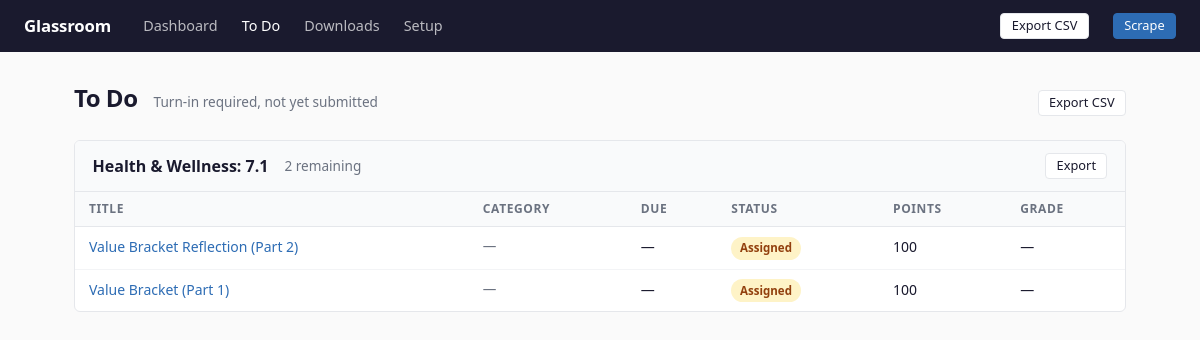
Screenshot of /todo with the database file from the repository.
### src/models.py (models this page shows)
class Base(DeclarativeBase):
    pass

class Assignment(Base):
    __tablename__ = "assignments"
    id = Column(Integer, primary_key=True, autoincrement=True)
    assignment_url = Column(String, unique=True, nullable=False, index=True)
    class_name = Column(String, nullable=True)
    week_label = Column(String, nullable=True)
    title = Column(String, nullable=True)
    description = Column(Text, default="")
    teacher = Column(String, nullable=True)
    posted_date = Column(String, nullable=True)
    due_date = Column(String, nullable=True)
    points_possible = Column(String, nullable=True)
    category = Column(String, nullable=True)
    assignment_type = Column(String, default="Unknown")
    status = Column(String, default="Unknown")
    turn_in_required = Column(Boolean, default=False)
    grade = Column(String, nullable=True)
    attachment_links = Column(Text, default="")
    attachment_titles = Column(Text, default="")
    scraped_at = Column(String, nullable=True)
    first_seen_at = Column(String, nullable=True)
    last_modified_at = Column(String, nullable=True)
    class_priority = Column(Integer, nullable=True)
    notes = Column(Text, nullable=True)
    ai_work_type = Column(String, nullable=True)
    ai_effort_estimate = Column(String, nullable=True)
    ai_summary = Column(String, nullable=True)
    ai_notes = Column(Text, nullable=True)

### src/routes/dashboard.py (the view)
@bp.route("/todo")
def todo() -> str:
    engine = current_app.config["DB_ENGINE"]
    with get_session(engine) as session:
        assignments = (
            session.query(Assignment)
            .filter(
                Assignment.status.notin_(["Turned in", "Graded", "Done"]),
                Assignment.turn_in_required == True,  # noqa: E712
            )
            .all()
        )
    by_class: dict[str, list[Assignment]] = defaultdict(list)
    for a in assignments:
        by_class[str(a.class_name or "Unknown")].append(a)
    classes = []
    for class_name in sorted(by_class.keys()):
        rows = sorted(by_class[class_name], key=_sort_key)
        classes.append({
            "name": class_name,
            "assignments": rows,
            "stats": _class_stats(rows),
        })
    return render_template("todo.html", classes=classes)

### src/db.py (called while the page is built)
@contextmanager
def get_session(engine: Engine | None = None) -> Generator[Session, None, None]:
    eng = engine if engine is not None else get_engine()
    factory = sessionmaker(bind=eng, expire_on_commit=False)
    session: Session = factory()
    try:
        yield session
        session.commit()
    except Exception:
        session.rollback()
        raise
    finally:
        session.close()

### src/routes/dashboard.py (called while the page is built)
def _class_stats(assignments: list[Assignment]) -> dict[str, int]:
    total = len(assignments)
    done = sum(1 for a in assignments if a.status in _DONE_STATUSES)
    missing = sum(1 for a in assignments if a.status in _URGENT_STATUSES)
    needs_attention = sum(1 for a in assignments if a.status in _ATTENTION_STATUSES)
    return {
        "total": total,
        "done": done,
        "missing": missing,
        "needs_attention": needs_attention,
    }

def _sort_key(a: Assignment) -> tuple[str, str]:
    return (str(a.due_date or "9999-99-99"), str(a.posted_date or "9999-99-99"))

### src/templates/todo.html (shortened to what this page needs)
{% extends "base.html" %}
{% block content %}
<div class="page-header">
  <h1>To Do</h1>
  <span class="page-sub">Turn-in required, not yet submitted</span>
  <a href="/api/export/csv?view=todo" class="btn btn-secondary btn-sm no-print">Export CSV</a>
</div>
{% if not classes %}
  <div class="empty-state">
    <p>Nothing to do! All assignments are submitted or complete.</p>
  </div>
{% else %}
  {% for cls in classes %}
  <div class="card" style="margin-bottom:1rem;">
    <div class="card-header card-header-static">
      <h2>{{ cls.name }}</h2>
      <span class="text-muted text-sm">{{ cls.assignments | length }} remaining</span>
      <a href="/api/export/csv?view=todo&class={{ cls.name | urlencode }}" class="btn btn-secondary btn-sm no-print">Export</a>
    </div>
    <div class="card-body">
      <table>
        <thead>
          <tr>
            <th>Title</th>
            <th>Category</th>
            <th>Due</th>
            <th>Status</th>
            <th>Points</th>
            <th>Grade</th>
          </tr>
        </thead>
        <tbody>
          {% for a in cls.assignments %}
          <tr>
            <td><a href="{{ a.assignment_url }}" target="_blank" rel="noopener">{{ a.title or '(untitled)' }}</a></td>
            <td class="nowrap text-muted text-sm">{{ a.category or '—' }}</td>
            <td class="nowrap">{{ a.due_date or '—' }}</td>
            <td>{% include "partials/status_badge.html" %}</td>
            <td>{{ a.points_possible or '—' }}</td>
            <td>{{ a.grade or '—' }}</td>
          </tr>
          {% endfor %}
        </tbody>
      </table>
    </div>
  </div>
  {% endfor %}
{% endif %}
{% endblock %}

### src/templates/partials/status_badge.html
{% set s = a.status or 'Unknown' %}
{% if s == 'Assigned' %}
  <span class="badge badge-assigned">Assigned</span>
{% elif s == 'Turned in' %}
  <span class="badge badge-turned-in">Turned in</span>
{% elif s == 'Graded' %}
  <span class="badge badge-graded">Graded</span>
{% elif s == 'Done' %}
  <span class="badge badge-done">Done</span>
{% elif s == 'Missing' %}
  <span class="badge badge-missing">Missing</span>
{% elif s == 'Excused' %}
  <span class="badge badge-excused">Excused</span>
{% else %}
  <span class="badge badge-unknown">{{ s }}</span>
{% endif %}

### src/static/style.css (style rules this page uses)
:root { --blue: #4A90D9; --blue-dark: #2D6CB4; --bg: #FAFAFA; --bg-card: #FFFFFF; --text: #1A1A2E; --text-muted: #6B7280; --border: #E5E7EB; --border-light: #F3F4F6; --nav-bg: #1A1A2E; --status-assigned-bg: #FEF3C7; --status-assigned-tx: #92400E; --status-missing-bg: #FEE2E2; --status-missing-tx: #991B1B; --status-graded-bg: #D1FAE5; --status-graded-tx: #166534; --status-turned-in-bg: #DBEAFE; --status-turned-in-tx: #1E40AF; --status-unknown-bg: #F3F4F6; --status-unknown-tx: #6B7280; --status-excused-bg: #F3E8FF; --status-excused-tx: #6B21A8; --missing-accent: #D94452; --assigned-accent: #E8A838; --radius: 6px; --font: system-ui, -apple-system, BlinkMacSystemFont, "Segoe UI", sans-serif; }
*, *::before, *::after { box-sizing: border-box; }
body { margin: 0; font-family: var(--font); background: var(--bg); color: var(--text); font-size: 15px; line-height: 1.5; }
.page-header { display: flex; align-items: baseline; gap: 1rem; margin-bottom: 1.5rem; flex-wrap: wrap; }
h1 { font-size: 1.5rem; font-weight: 700; margin: 0; color: var(--text); letter-spacing: -0.02em; }
h2 { font-size: 1rem; font-weight: 600; margin: 0; }
.page-sub { font-size: 0.85rem; color: var(--text-muted); margin: 0; align-self: baseline; }
.card { background: var(--bg-card); border: 1px solid var(--border); border-radius: var(--radius); margin-bottom: 1.25rem; overflow: hidden; }
.card-header { padding: 0.75rem 1.1rem; background: #F9FAFB; border-bottom: 1px solid var(--border); display: flex; align-items: center; gap: 1rem; cursor: pointer; }
.card-header-static { cursor: default; }
.card-body { padding: 0; }
table { width: 100%; border-collapse: collapse; font-size: 0.875rem; }
thead { background: #F9FAFB; }
th { text-align: left; padding: 0.5rem 0.875rem; font-weight: 600; color: var(--text-muted); border-bottom: 1px solid var(--border); font-size: 0.75rem; text-transform: uppercase; letter-spacing: 0.05em; white-space: nowrap; }
td { padding: 0.55rem 0.875rem; border-bottom: 1px solid var(--border-light); vertical-align: top; }
tr:last-child td { border-bottom: none; }
a { color: var(--blue-dark); text-decoration: none; }
.badge { display: inline-block; padding: 0.15rem 0.55rem; border-radius: 999px; font-size: 0.72rem; font-weight: 600; white-space: nowrap; line-height: 1.6; }
.badge-assigned { background: var(--status-assigned-bg); color: var(--status-assigned-tx); }
.btn { display: inline-block; padding: 0.35rem 0.9rem; border-radius: 4px; border: 1px solid transparent; cursor: pointer; font-size: 0.85rem; font-family: var(--font); text-decoration: none; line-height: 1.4; transition: background 0.1s; }
.btn-secondary { background: var(--bg-card); color: var(--text); border-color: var(--border); }
.btn-sm { padding: 0.2rem 0.65rem; font-size: 0.8rem; }
.text-muted { color: var(--text-muted); }
.text-sm { font-size: 0.85rem; }
.nowrap { white-space: nowrap; }

### rows the page displays
Assignment: name "Health & Wellness: 7.1", assignments|length "2", title "Value Bracket Reflection (Part 2)", category "—", due_date "—", status "Assigned", points_possible "100", grade "—"
Assignment: title "Value Bracket (Part 1)", category "—", due_date "—", status "Assigned", points_possible "100", grade "—"
